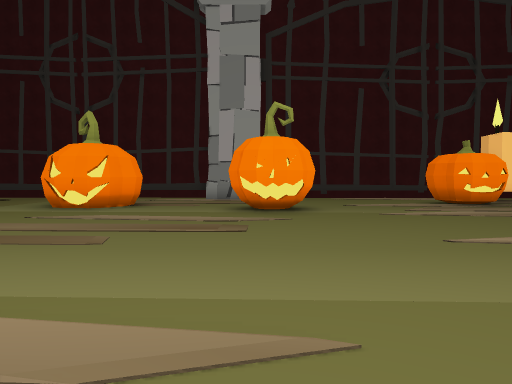
view 1 (above)

23 first-person views from a walk through a Unity game level. The camera is 1.5 m above the floor, tilts 2° down and sees 70° across. The floor is counted in squares, 2 m on a side. Each view is taken from the middle of a square. On the plan, view 1 faces up. The plan holds only what a view shows up to about 11 squares ahead; the rest is blank. The place goes on beyond the plan. The player character is not drawn. Some surface patterns are stand-ins.

view 2
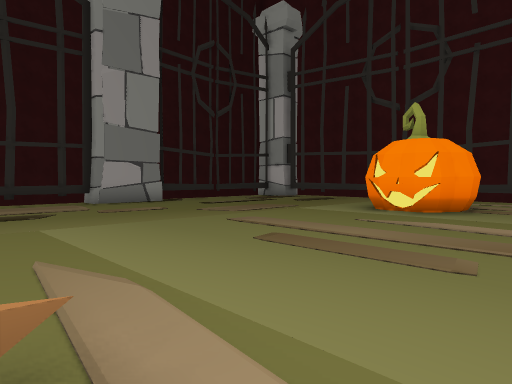

view 3
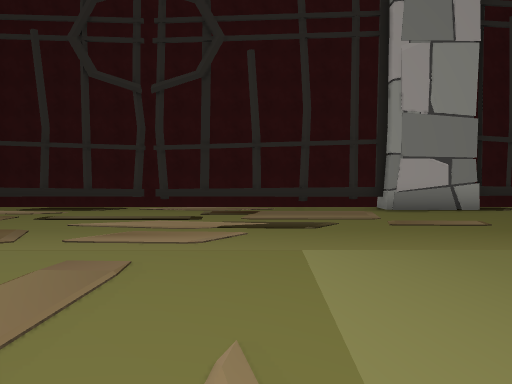

view 4
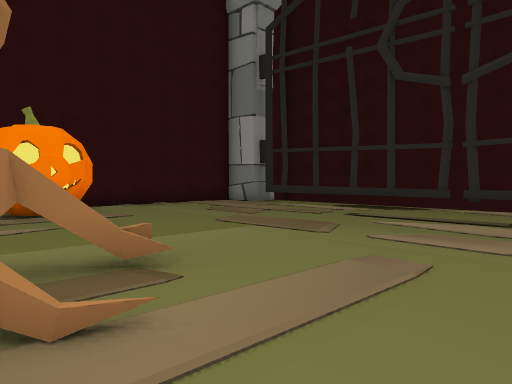

view 5
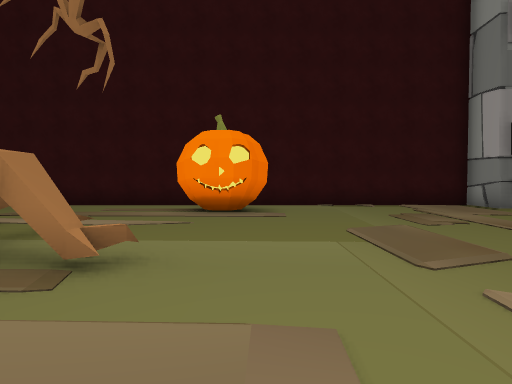

view 6
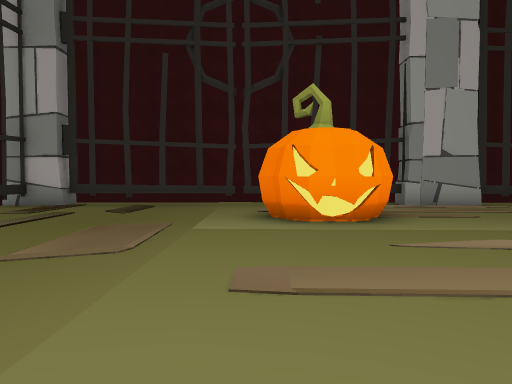

view 7
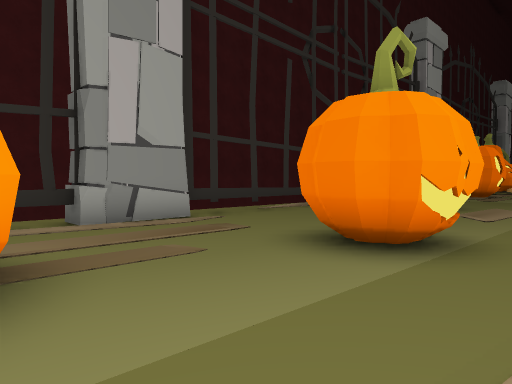

view 8
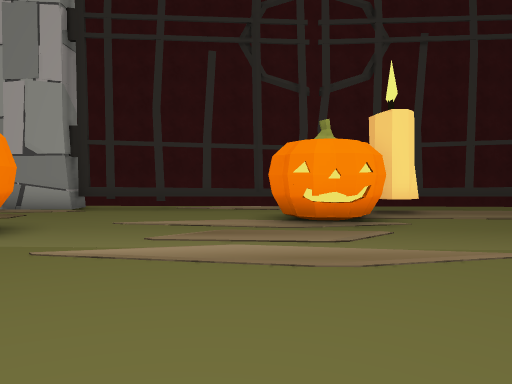

view 9
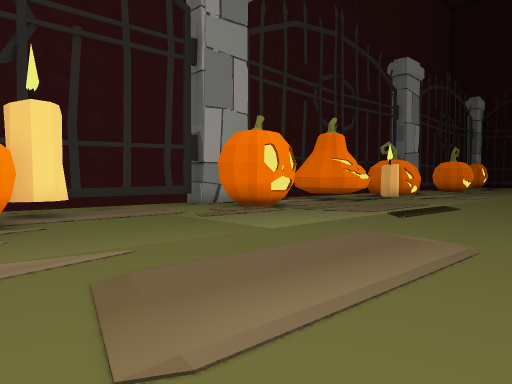

view 10
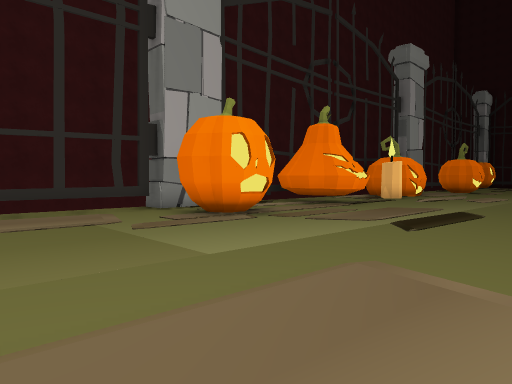

view 11
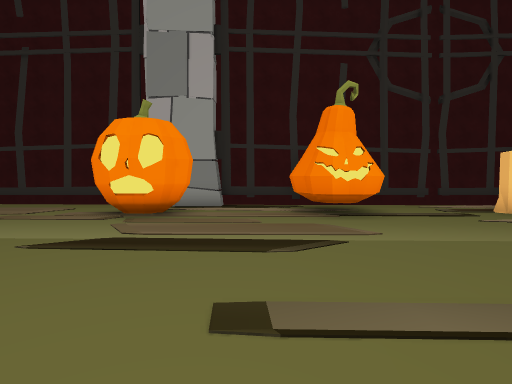

view 12
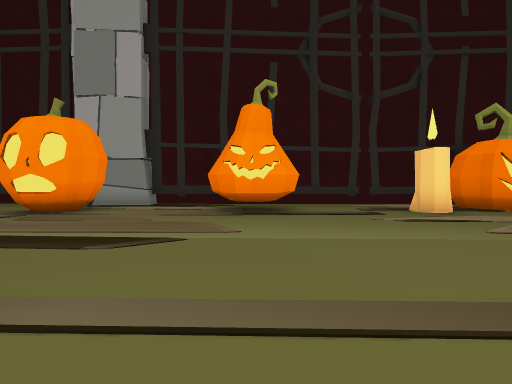

view 13
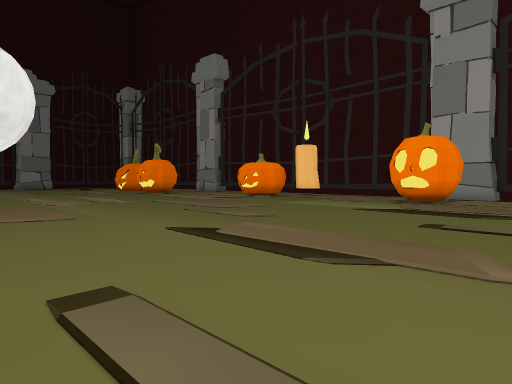

view 14
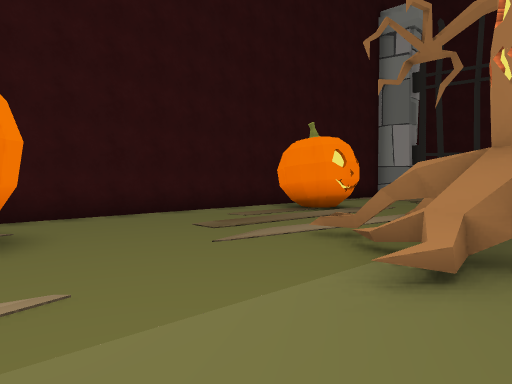

view 15
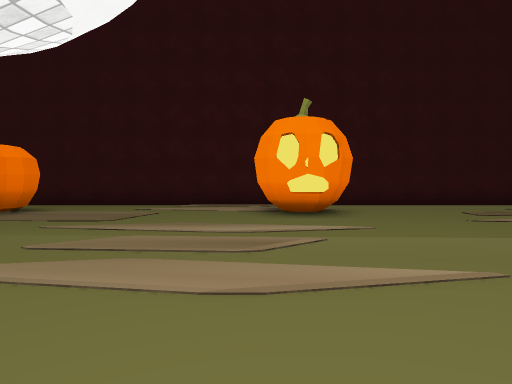

view 16
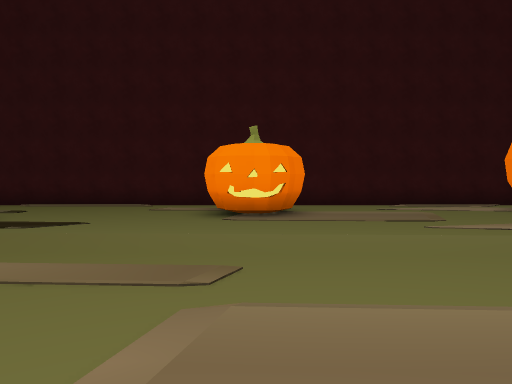

view 17
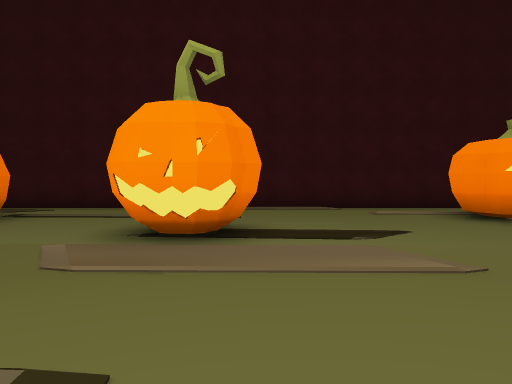

view 18
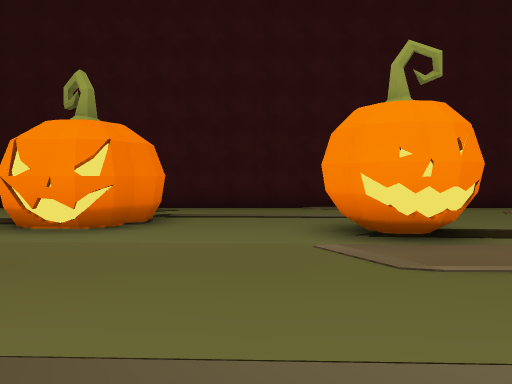

view 19
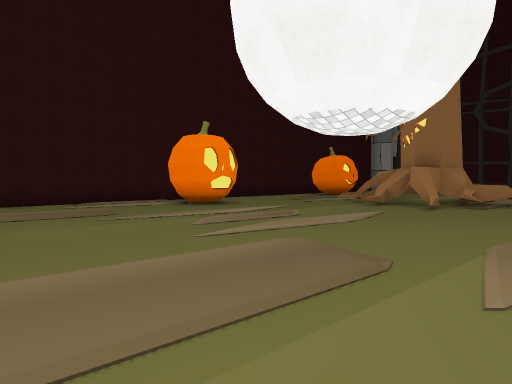

view 20
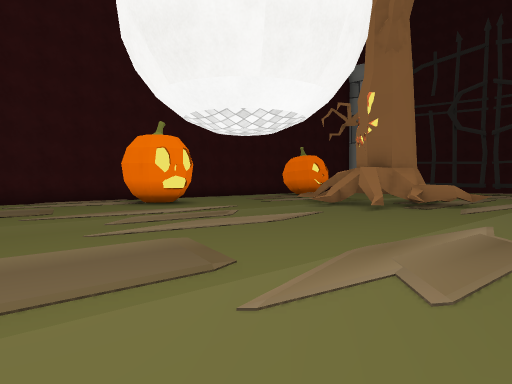

view 21
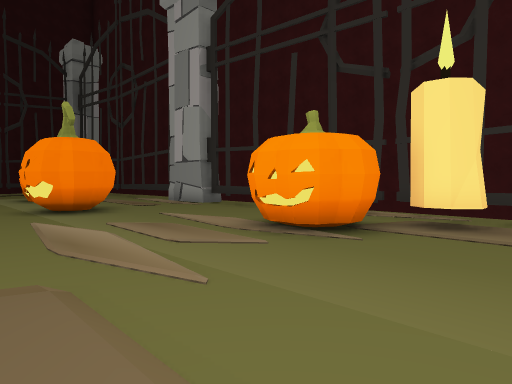

view 22
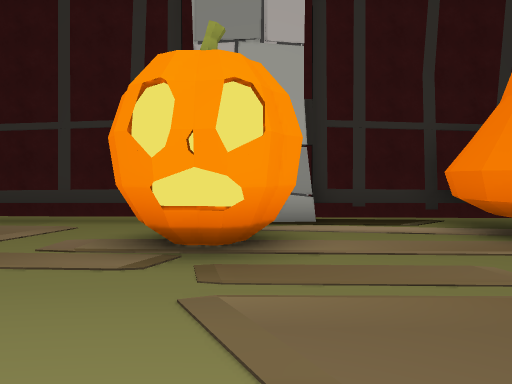

view 23
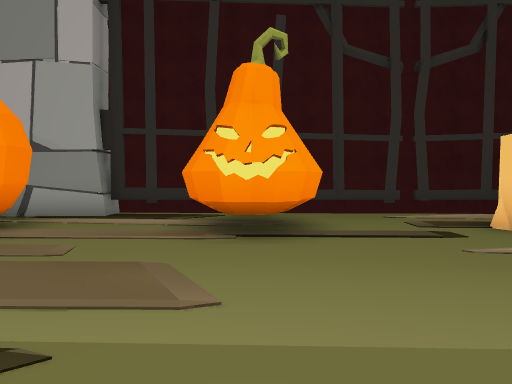

### Floor plan
Key: @ floor where view 1 was taken; # wall or solid block; x gap in a wall; . main floor; : floor 0.5 m higher than the main floor; = window, fence, low wall or low ledge; ^ raised ledge; O other object.
Columns run from 13 left of view 1 to 22 right of it. Each row starts with its distance up from view 1.
 14  ## #     #####==####=#===###^^^^^^^
 13 x....... ......................O....
 12  ....... ..........  O....OO..O:O..O
 11  ......O O.........OO.....OO..OO...O
 10   ......#O...OO....O................
  9    ..........OO.....................
  8 ##...........O......................
  7  #.................................
  6  ^................................
  5 #.................................
  4 =................ ...............
  3 #...............................
  2 #...............................
  1 #..........^....................
  0 =.........###@...................
 -1 x........#####....................
 -2 =........####=....................
 -3 =.........###......................
 -4 =...........=...............O.O.....
 -5 # .....................O.....O...O O
 -6   .....OO......OOO....O.O........O O
 -7 x......OO...... O......O...........
 -8  #......O..........................
 -9  ###################################

Positions as (right, up) in squares from view 1, and headings:
1: (0, 0), facing up
2: (-1, 1), facing up-left
3: (-3, 2), facing left
4: (-3, 2), facing down-left
5: (-6, 2), facing down
6: (-6, 3), facing up
7: (-4, 7), facing up-right
8: (5, 4), facing up
9: (6, 4), facing up-right
10: (8, 5), facing up-right
11: (16, 3), facing up
12: (18, 3), facing up
13: (18, -1), facing up-left
14: (3, -1), facing down-left
15: (4, 2), facing down
16: (10, 2), facing down
17: (15, 1), facing down
18: (18, 1), facing down
19: (10, 3), facing down-left
20: (9, 4), facing down-left
21: (10, 6), facing up-left
22: (14, 7), facing up
23: (18, 6), facing up
